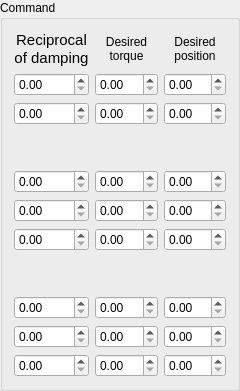
  <widget class="QGroupBox" name="groupBox_2">
   <property name="geometry">
    <rect>
     <x>650</x>
     <y>10</y>
     <width>240</width>
     <height>391</height>
    </rect>
   </property>
   <property name="title">
    <string>Command</string>
   </property>
   <layout class="QGridLayout" name="gridLayout_2">
    <item row="0" column="0">
     <widget class="QLabel" name="label_4">
      <property name="text">
       <string>&lt;!DOCTYPE HTML PUBLIC &quot;-//W3C//DTD HTML 4.0//EN&quot; &quot;http://www.w3.org/TR/REC-html40/strict.dtd&quot;&gt;
&lt;html&gt;&lt;head&gt;&lt;meta name=&quot;qrichtext&quot; content=&quot;1&quot; /&gt;&lt;style type=&quot;text/css&quot;&gt;
p, li { white-space: pre-wrap; }
&lt;/style&gt;&lt;/head&gt;&lt;body style=&quot; font-family:'Ubuntu'; font-size:11pt; font-weight:400; font-style:normal;&quot;&gt;
&lt;table border=&quot;0&quot; style=&quot;-qt-table-type: root; margin-top:4px; margin-bottom:4px; margin-left:4px; margin-right:4px;&quot;&gt;
&lt;tr&gt;
&lt;td style=&quot;border: none;&quot;&gt;
&lt;p align=&quot;center&quot; style=&quot; margin-top:0px; margin-bottom:0px; margin-left:0px; margin-right:0px; -qt-block-indent:0; text-indent:0px;&quot;&gt;Reciprocal&lt;/p&gt;
&lt;p align=&quot;center&quot; style=&quot; margin-top:0px; margin-bottom:0px; margin-left:0px; margin-right:0px; -qt-block-indent:0; text-indent:0px;&quot;&gt;of damping&lt;/p&gt;&lt;/td&gt;&lt;/tr&gt;&lt;/table&gt;&lt;/body&gt;&lt;/html&gt;</string>
      </property>
     </widget>
    </item>
    <item row="0" column="1">
     <widget class="QLabel" name="label_5">
      <property name="text">
       <string>Desired 
torque</string>
      </property>
      <property name="alignment">
       <set>Qt::AlignCenter</set>
      </property>
     </widget>
    </item>
    <item row="0" column="2">
     <widget class="QLabel" name="label_6">
      <property name="text">
       <string>Desired
position</string>
      </property>
      <property name="alignment">
       <set>Qt::AlignCenter</set>
      </property>
     </widget>
    </item>
    <item row="1" column="0">
     <widget class="QDoubleSpinBox" name="doubleSpinBox_rdamp_thumb_0"/>
    </item>
    <item row="1" column="1">
     <widget class="QDoubleSpinBox" name="doubleSpinBox_destor_thumb_0"/>
    </item>
    <item row="1" column="2">
     <widget class="QDoubleSpinBox" name="doubleSpinBox_despos_thumb_0"/>
    </item>
    <item row="2" column="0">
     <widget class="QDoubleSpinBox" name="doubleSpinBox_rdamp_thumb_1"/>
    </item>
    <item row="2" column="1">
     <widget class="QDoubleSpinBox" name="doubleSpinBox_destor_thumb_1"/>
    </item>
    <item row="2" column="2">
     <widget class="QDoubleSpinBox" name="doubleSpinBox_despos_thumb_1"/>
    </item>
    <item row="3" column="0">
     <spacer name="verticalSpacer_10">
      <property name="orientation">
       <enum>Qt::Vertical</enum>
      </property>
      <property name="sizeHint" stdset="0">
       <size>
        <width>17</width>
        <height>20</height>
       </size>
      </property>
     </spacer>
    </item>
    <item row="3" column="1">
     <spacer name="verticalSpacer_14">
      <property name="orientation">
       <enum>Qt::Vertical</enum>
      </property>
      <property name="sizeHint" stdset="0">
       <size>
        <width>17</width>
        <height>20</height>
       </size>
      </property>
     </spacer>
    </item>
    <item row="3" column="2">
     <spacer name="verticalSpacer_15">
      <property name="orientation">
       <enum>Qt::Vertical</enum>
      </property>
      <property name="sizeHint" stdset="0">
       <size>
        <width>17</width>
        <height>20</height>
       </size>
      </property>
     </spacer>
    </item>
    <item row="4" column="0">
     <widget class="QDoubleSpinBox" name="doubleSpinBox_rdamp_index_0"/>
    </item>
    <item row="4" column="1">
     <widget class="QDoubleSpinBox" name="doubleSpinBox_destor_index_0"/>
    </item>
    <item row="4" column="2">
     <widget class="QDoubleSpinBox" name="doubleSpinBox_despos_index_0"/>
    </item>
    <item row="5" column="0">
     <widget class="QDoubleSpinBox" name="doubleSpinBox_rdamp_index_1"/>
    </item>
    <item row="5" column="1">
     <widget class="QDoubleSpinBox" name="doubleSpinBox_destor_index_1"/>
    </item>
    <item row="5" column="2">
     <widget class="QDoubleSpinBox" name="doubleSpinBox_despos_index_1"/>
    </item>
    <item row="6" column="0">
     <widget class="QDoubleSpinBox" name="doubleSpinBox_rdamp_index_2"/>
    </item>
    <item row="6" column="1">
     <widget class="QDoubleSpinBox" name="doubleSpinBox_destor_index_2"/>
    </item>
    <item row="6" column="2">
     <widget class="QDoubleSpinBox" name="doubleSpinBox_despos_index_2"/>
    </item>
    <item row="7" column="0">
     <spacer name="verticalSpacer_7">
      <property name="orientation">
       <enum>Qt::Vertical</enum>
      </property>
      <property name="sizeHint" stdset="0">
       <size>
        <width>17</width>
        <height>20</height>
       </size>
      </property>
     </spacer>
    </item>
    <item row="7" column="1">
     <spacer name="verticalSpacer_8">
      <property name="orientation">
       <enum>Qt::Vertical</enum>
      </property>
      <property name="sizeHint" stdset="0">
       <size>
        <width>17</width>
        <height>20</height>
       </size>
      </property>
     </spacer>
    </item>
    <item row="7" column="2">
     <spacer name="verticalSpacer_9">
      <property name="orientation">
       <enum>Qt::Vertical</enum>
      </property>
      <property name="sizeHint" stdset="0">
       <size>
        <width>17</width>
        <height>20</height>
       </size>
      </property>
     </spacer>
    </item>
    <item row="8" column="0">
     <widget class="QDoubleSpinBox" name="doubleSpinBox_rdamp_ring_0"/>
    </item>
    <item row="8" column="1">
     <widget class="QDoubleSpinBox" name="doubleSpinBox_destor_ring_0"/>
    </item>
    <item row="8" column="2">
     <widget class="QDoubleSpinBox" name="doubleSpinBox_despos_ring_0"/>
    </item>
    <item row="9" column="0">
     <widget class="QDoubleSpinBox" name="doubleSpinBox_rdamp_ring_1"/>
    </item>
    <item row="9" column="1">
     <widget class="QDoubleSpinBox" name="doubleSpinBox_destor_ring_1"/>
    </item>
    <item row="9" column="2">
     <widget class="QDoubleSpinBox" name="doubleSpinBox_despos_ring_1"/>
    </item>
    <item row="10" column="0">
     <widget class="QDoubleSpinBox" name="doubleSpinBox_rdamp_ring_2"/>
    </item>
    <item row="10" column="1">
     <widget class="QDoubleSpinBox" name="doubleSpinBox_destor_ring_2"/>
    </item>
    <item row="10" column="2">
     <widget class="QDoubleSpinBox" name="doubleSpinBox_despos_ring_2"/>
    </item>
   </layout>
  </widget>
